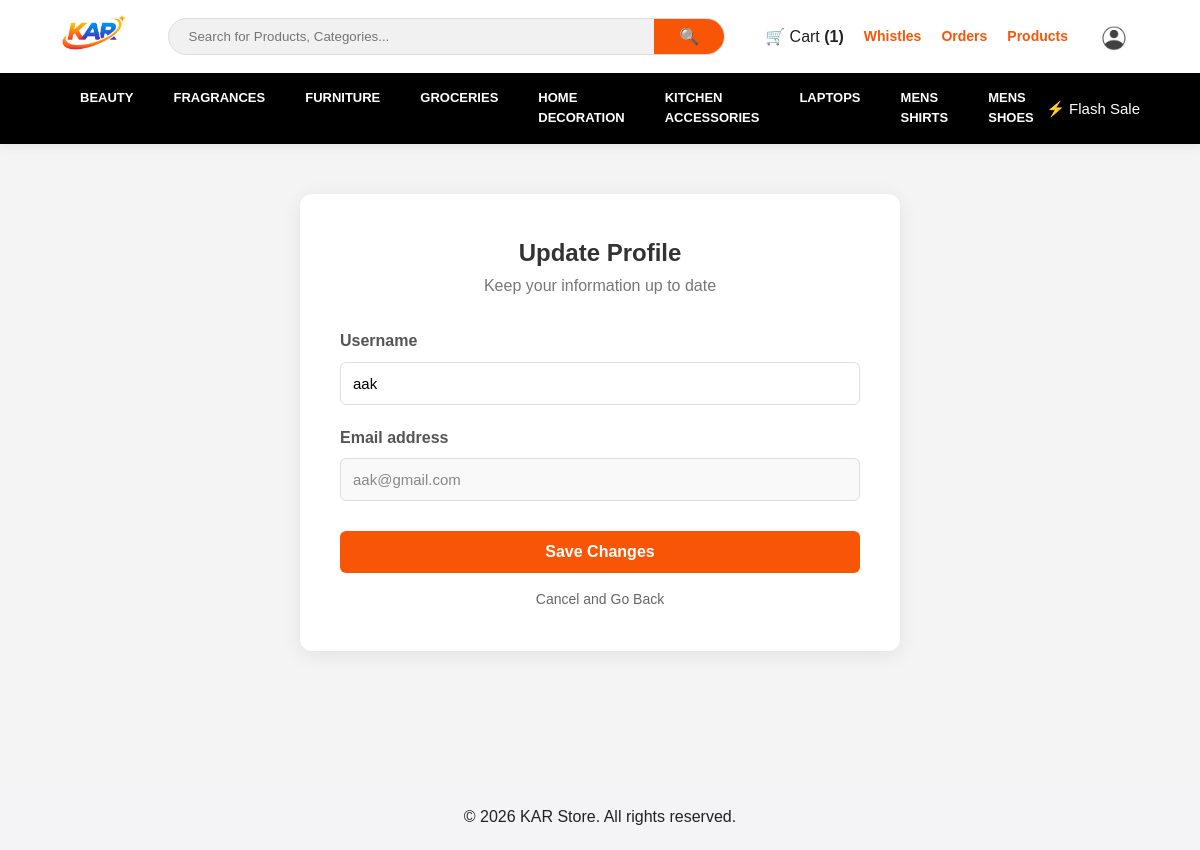
The page /accounts/update_profile/ (signed in) on the database its author committed.
### accounts/models.py (models this page shows, shortened)
class CustomerUser(AbstractUser):
    ROLE_CHOICES = (
        ('ADMIN', 'Admin'),
        ('SELLER', 'Seller'),
        ('CUSTOMER', 'Customer'),
    )
    role = models.CharField(max_length=20, choices=ROLE_CHOICES, default='CUSTOMER')
    interests= models.ManyToManyField('Interest', blank=True)

### orders/models.py (models this page shows, shortened)
class Cart(models.Model):
    user = models.OneToOneField(settings.AUTH_USER_MODEL, on_delete=models.CASCADE, related_name='cart')
    created_at = models.DateTimeField(auto_now_add=True)

### products/models.py (models this page shows, shortened)
class Category(models.Model):
    name = models.CharField(max_length=100)
    class Meta:
        verbose_name_plural = "Categories"

### accounts/views.py (the view)
# urls.py: path('update_profile/', update_profile, name='update_profile'),
@login_required
def update_profile(request):
    if request.method == 'POST':
        form = UserProfileForm(request.POST, instance=request.user)
        if form.is_valid():
            form.save()
        if request.user.is_authenticated and not request.user.is_superuser and not request.user.is_staff and not request.user.role=='SELLER' and request.user.role == 'CUSTOMER':
            CustomerActivity.objects.create(
                user=request.user,
                action='update_profile'
            )
            return redirect('home')
    else:
        form = UserProfileForm(instance=request.user)
    return render(request, 'pages/update_p.html', {'form': form})

### accounts/form.py
class UserProfileForm(forms.ModelForm):
    class Meta:
        model = CustomerUser
        fields = ['username', 'email']
        widgets = {
            'username': forms.TextInput(attrs={
                'class': 'form-control',
                'placeholder': 'Username'
            }),
            'email': forms.EmailInput(attrs={
                'class': 'form-control',
                'readonly': 'readonly'  # Email change garna nadine bhaye
            }),
        }

### accounts/context_processors.py (called while the page is built)
def category_context(request):
    return {
        'categories': Category.objects.all()
    }

### templates/pages/update_p.html (shortened to what this page needs)
{% extends 'pages/base.html' %}
{% load static %}
{% block content %}
<div
  class="update-profile-wrapper"
  style="background-color: #f4f4f4; padding: 50px 0; min-height: 80vh"
>
  <div
    class="container"
    style="
      max-width: 600px;
      background: white;
      padding: 40px;
      border-radius: 12px;
      box-shadow: 0 4px 20px rgba(0, 0, 0, 0.08);
      margin: 0 auto;
    "
  >
    <div class="form-header" style="text-align: center; margin-bottom: 30px">
      <h2 style="color: #333; font-weight: 700">Update Profile</h2>
      <p style="color: #777">Keep your information up to date</p>
    </div>
    <form method="POST" class="profile-form">
      {% csrf_token %} {% for field in form %}
      <div class="form-group" style="margin-bottom: 20px">
        <label
          style="
            display: block;
            margin-bottom: 8px;
            font-weight: 600;
            color: #555;
          "
        >
          {{ field.label }}
        </label>
        {{ field }}
      </div>
      {% endfor %}
      <div class="button-group" style="margin-top: 30px">
        <button
          type="submit"
          style="
            width: 100%;
            background-color: #f85606;
            color: white;
            padding: 12px;
            border: none;
            border-radius: 6px;
            font-size: 16px;
            font-weight: bold;
            cursor: pointer;
            transition: 0.3s;
          "
        >
          Save Changes
        </button>
        <a
          href="{% url 'home' %}"
          style="
            display: block;
            text-align: center;
            margin-top: 15px;
            text-decoration: none;
            color: #666;
            font-size: 14px;
          "
        >
          Cancel and Go Back
        </a>
      </div>
    </form>
  </div>
</div>
{% endblock %}

### templates/components/navbar.html (shortened to what this page needs)
{% load static %}
<div class="main-nav-wrapper">
    <header class="top-header">
        <div class="nav-logo">
            <a href="{% url 'home' %}">
                <img src="{% static 'image/logo.png' %}" alt="KAR Store">
            </a>
        </div>
        <div class="nav-search">
            <form method="GET" action="{% url 'home' %}">
                <input type="text" name="q" placeholder="Search for Products, Categories..."
                       autocomplete="off" value="{{ query|default:'' }}">
                <button type="submit">🔍</button>
            </form>
        </div>
        <div class="nav-utilities">
            {% if user.is_authenticated %}
                {% if user.role == 'CUSTOMER' and not user.is_staff and not user.role == 'SELLER' %}
                    <a href="{% url 'cart_detail' %}" class="cart-link" style="text-decoration: none; color: inherit;">
                        🛒 Cart <strong id="cart-count">({{ request.user.cart.items.count|default:0 }})</strong>
                    </a>
                    <a href="{% url 'whistles' %}" class="auth-link">Whistles</a>
                {% endif %}
                <a href="{% url 'orders' %}" class="auth-link">Orders</a>
                <a href="{% url 'products' %}" class="auth-link">Products</a>
                <div class="profile-dropdown">
                    <div class="profile-trigger" onclick="toggleUserDropdown()">
                        <img src="{% static 'image/account.png' %}" alt="Profile" class="user-logo-img">
                    </div>
                </div>
            {% else %}
                <a href="{% url 'login' %}" class="auth-link" id="sign-in-link">Sign In</a>
                <a href="{% url 'register' %}" class="auth-link">Register</a>
            {% endif %}
        </div>
    </header>
    {% if request.resolver_match.url_name != 'login' and request.resolver_match.url_name != 'register' and request.resolver_match.url_name != 'dashboard' %}
    <nav class="category-strip">
        <div class="mega-menu-container">
            <div class="scroll-wrapper">
                <ul class="dynamic-category-list">
                    {% for cat in categories %}
                    <li class="cat-item">
                        <a href="{% url 'category_products' cat.id %}" class="cat-link">{{ cat.name }}</a>
                    </li>
                    {% endfor %}
                </ul>
            </div>
            <div class="nav-addon-info">
                <span style="color: #ffffff; font-weight: 500; font-size: 15px;">⚡ Flash Sale</span>
            </div>
        </div>
    </nav>
    {% endif %}
</div>

### static/css/base.css (style rules this page uses)
.main-brand-logo, .nav-logo img { height: 45px !important; width: auto !important; max-height: 45px !important; object-fit: contain; }
:root { --primary-orange: #f85606; --primary-black: #000000; --bg-light: #f4f4f6; --text-main: #222222; --text-muted: #666; --white: #ffffff; --border-soft: #efefef; --transition: 0.3s ease; --shadow-md: 0 10px 25px rgba(0,0,0,0.1); }
* { margin: 0; padding: 0; box-sizing: border-box; font-family: 'Poppins', sans-serif; }
body { background-color: var(--bg-light); color: var(--text-main); line-height: 1.6; }
.main-nav-wrapper { background: var(--white); box-shadow: 0 2px 10px rgba(0,0,0,0.08); position: sticky; top: 0; z-index: 1000; }
.top-header { display: flex; justify-content: space-between; align-items: center; padding: 10px 5%; max-width: 1400px; margin: 0 auto; }
.nav-logo img { height: 45px !important; width: auto !important; object-fit: contain; }
.nav-search { flex: 1; margin: 0 40px; max-width: 600px; position: relative; }
.nav-search form { display: flex; background: #f1f1f1; border-radius: 25px; overflow: hidden; border: 1px solid #ddd; }
.nav-search input { flex: 1; border: none; padding: 10px 20px; outline: none; background: transparent; }
.nav-search button { background: var(--primary-orange); color: var(--white); border: none; padding: 0 25px; cursor: pointer; font-size: 16px; }
.nav-utilities { display: flex; align-items: center; gap: 20px; }
.auth-link { color: var(--primary-orange); font-weight: 550; text-decoration: none; font-size: 14px; }
.category-strip { background: var(--primary-black); width: 100%; position: relative; z-index: 99; overflow: visible !important; }
.mega-menu-container { display: flex; align-items: center; max-width: 1400px; margin: 0 auto; padding: 0 5%; position: relative; }
.scroll-wrapper { flex: 1; overflow-x: auto; scrollbar-width: none; -webkit-overflow-scrolling: touch; }
.dynamic-category-list { display: flex; list-style: none; }
.cat-item { position: static; }
.cat-link { color: var(--white); text-decoration: none; padding: 15px 20px; display: block; font-size: 13px; font-weight: 600; text-transform: uppercase; transition: var(--transition); }

### templates/components/navbar.html (style rules this page uses)
.profile-dropdown { position: relative; display: inline-block; }
.profile-trigger { display: flex; align-items: center; gap: 8px; cursor: pointer; padding: 5px 10px; }
.user-logo-img { width: 32px; height: 32px; border-radius: 50%; object-fit: cover; border: 1px solid #ffffff; background: transparent; }

### templates/pages/update_p.html (style rules this page uses)
.profile-form input { width: 100%; padding: 12px; border: 1px solid #ddd; border-radius: 6px; box-sizing: border-box; font-size: 15px; outline: none; }
.profile-form input[readonly] { background-color: #f9f9f9; cursor: not-allowed; color: #888; }

### rows shown on the page
CustomerUser: user.cart.items.count "1", form "aak" "aak@gmail.com"
Category: name "BEAUTY"
Category: name "FRAGRANCES"
Category: name "FURNITURE"
Category: name "GROCERIES"
Category: name "HOME DECORATION"
Category: name "KITCHEN ACCESSORIES"
Category: name "LAPTOPS"
Category: name "MENS SHIRTS"
Category: name "MENS SHOES"

### other values the page prints
{{ field.label }} "Username" "Email address"
